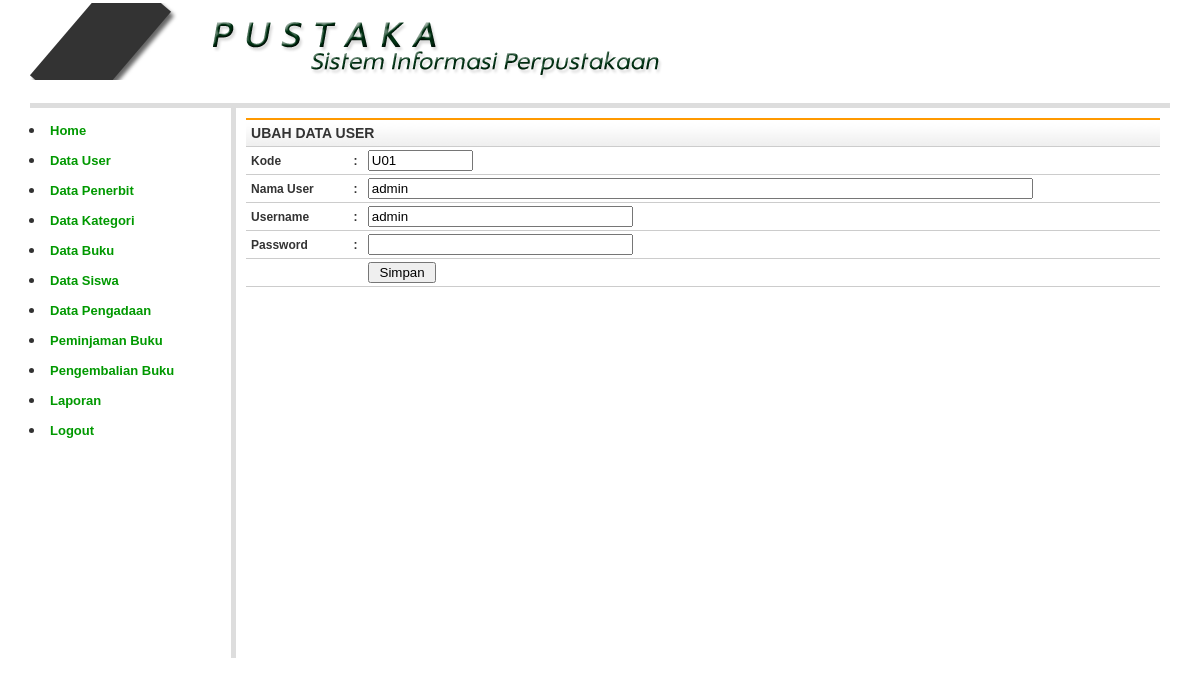
Screenshot of /?open=User-Edit&Kode=U01 (signed in) with the database file from the repository.
### tables this page shows
CREATE TABLE `user` (
  `kd_user` char(3) NOT NULL,
  `nm_user` varchar(100) NOT NULL,
  `username` varchar(20) NOT NULL,
  `password` varchar(200) NOT NULL
);

### user_edit.php (the view, shortened to what this page needs)
<?php
include_once "library/inc.connection.php";
$Kode	= $_GET['Kode'];
$mySql	= "SELECT * FROM user WHERE kd_user='$Kode'";
$myQry	= mysqli_query($conn, $mySql)  or die("Query ambil data salah : " . mysqli_error($conn));
$myData = mysqli_fetch_array($myQry);
$dataKode		= $myData['kd_user'];
$dataNama		= isset($_POST['txtNama']) ? $_POST['txtNama'] : $myData['nm_user'];
$dataUsername	= isset($_POST['txtUsername']) ? $_POST['txtUsername'] : $myData['username'];
?>
<form action="<?php $_SERVER['PHP_SELF']; ?>" method="post" name="form1" target="_self">
	<table width="100%" class="table-list" border="0" cellspacing="1" cellpadding="4">
		<tr>
			<th colspan="3"><b>UBAH DATA USER </b></th>
		</tr>
		<tr>
			<td width="180"><b>Kode</b></td>
			<td width="5"><b>:</b></td>
			<td width="1098"> <input name="textfield" type="text" value="<?php echo $dataKode; ?>" size="10" maxlength="5" readonly="readonly" />
				<input name="txtKode" type="hidden" value="<?php echo $dataKode; ?>" /></td>
		</tr>
		<tr>
			<td><b>Nama User </b></td>
			<td><b>:</b></td>
			<td><input name="txtNama" type="text" value="<?php echo $dataNama; ?>" size="80" maxlength="100" /></td>
		</tr>
		<tr>
			<td><b>Username</b></td>
			<td><b>:</b></td>
			<td><input name="txtUsername" type="text" value="<?php echo $dataUsername; ?>" size="30" maxlength="20" /></td>
		</tr>
		<tr>
			<td><b>Password</b></td>
			<td><b>:</b></td>
			<td><input name="txtPassword" type="password" size="30" maxlength="20" />
				<input name="txtPassLama" type="hidden" value="<?php echo $myData['password']; ?>" /></td>
		</tr>
		<tr>
			<td>&nbsp;</td>
			<td>&nbsp;</td>
			<td>
				<input type="submit" name="btnSimpan" value=" Simpan " /> </td>
		</tr>
	</table>
</form>

### styles/style.css (style rules this page uses)
body { margin:0px auto 0px; padding:3px; font-family:"Arial"; font-size:12px; color:#333; width:95%; background-position:top; background-color:#fff; }
.table-main td { color: #333; border-collapse: collapse; vertical-align: center; padding: 0px; border:none; }
.table-list { clear: both; text-align: left; border-collapse: collapse; margin: 0px 0px 10px 0px; background:#fff; }
.table-list th { color: #333; font-size: 14px; font-weight: 700; margin: 2px 2px 2px 2px; padding: 5px 5px; background: url(../images/head_white.jpg) repeat-x top #fff; border-bottom: 1px solid #CCC; border-top: 2px solid #FF9900; }
.table-list td { color: #333; font-size:12px; border-color: #fff; border-collapse: collapse; vertical-align: center; padding: 3px 5px; border-bottom:1px #CCCCCC solid; }

### rows the page displays
user: textfield "U01", txtNama "admin", txtUsername "admin"
